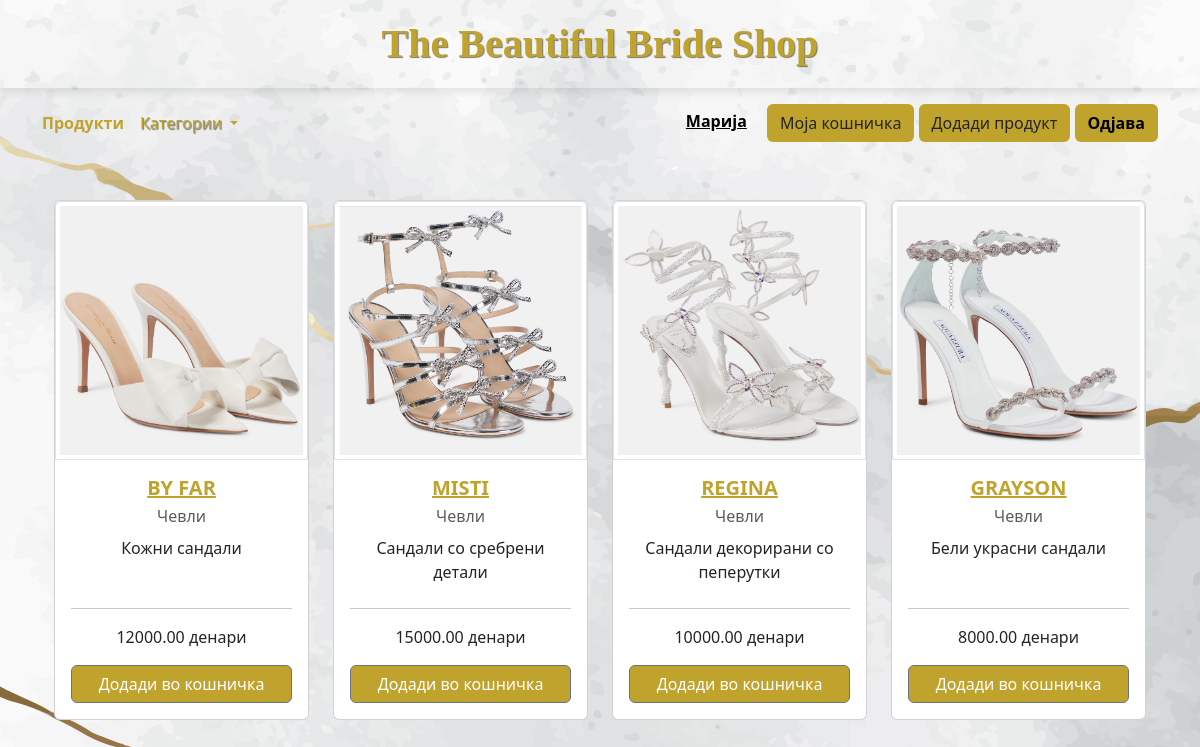
Screenshot of /category/chevli/ (signed in) with the database file from the repository.
### app/models.py (models this page shows, shortened)
class UserInformation(models.Model):
    user = models.OneToOneField(to=User, on_delete=models.CASCADE)
    address = models.CharField(max_length=255)
    phone_number = models.CharField(max_length=255)
    email = models.EmailField(max_length=255)
    nickname = models.CharField(max_length=255)
    class Meta:
        verbose_name_plural = "User's information"

class Product(models.Model):
    name = models.CharField(max_length=255)
    description = models.TextField()
    price = models.DecimalField(
        max_digits=10, decimal_places=2, validators=[MinValueValidator(0.01)]
    )
    image = models.ImageField(upload_to="products/")
    category = models.ForeignKey(to=Category, on_delete=models.CASCADE)
    user = models.ForeignKey(to=User, on_delete=models.CASCADE)
    created_at = models.DateTimeField(auto_now_add=True)
    updated_at = models.DateTimeField(auto_now=True)
    slug = models.SlugField(unique=True, blank=True, default="")
    class Meta:
        unique_together = ["user", "slug"]

class Category(models.Model):
    name = models.CharField(max_length=255)
    slug = models.SlugField(unique=True, blank=True, default="")
    class Meta:
        verbose_name_plural = "Categories"
    def __str__(self) -> str:
        return self.name

### app/views.py (the view)
# urls.py: path("category/<str:slug>/", views.category, name="category"),
def category(request: HttpRequest, slug: str) -> HttpResponse:
    context = {
        "categories": get_categories(),
        "products": models.Product.objects.filter(category__slug=slug),
        "category": models.Category.objects.get(slug=slug),
        "info": get_current_user_info(request),
    }
    return render(request, "products.html", context)

### app/views.py (called while the page is built)
def get_current_user_info(request: HttpRequest) -> models.UserInformation | None:
    if not request.user.is_authenticated:
        return None
    try:
        return models.UserInformation.objects.get(user=request.user)  # type: ignore
    except models.UserInformation.DoesNotExist:
        return None

def get_categories() -> list[models.Category]:
    return list(models.Category.objects.all())

### app/templates/products.html (shortened to what this page needs)
{% extends 'home.html' %} {% block content %}
<div class="container text-center">
    <h3>
        <span
            class="text-decoration-underline rounded-pill py-1 px-2 d-inline-block mx-auto"
        >
        </span>
    </h3>
    <div class="row gy-3">
         {% for product in products %}
        <div class="col-12 col-sm-6 col-md-4 col-lg-3">
            {% include 'product.html' %}
        </div>
        {% endfor %}
    </div>
</div>
{% endblock %}

### app/templates/account.html (shortened to what this page needs)
<span class="navbar-text">
    {% if user.is_authenticated %}
    <a href="/profile" class="me-3">{{ info.nickname }}</a>
    <a href="/cart" class="text-decoration-none">
        <button type="button" class="btn" >Моја кошничка</button>
    </a>
    <a href="/admin/app/product/add/" class="text-decoration-none">
        <button type="button" class="btn" style="color-white">
            Додади продукт
        </button>
    </a>
    <button type="button" class="btn">
        <a href="/logout/?next=/" class="text-decoration-none ">Одјава</a>
    </button>
    {% else %}
    <button type="button">
        <a href="/login/?next=/" class="text-decoration-none ">Најава</a>
    </button>
    {% endif %}
</span>

### app/templates/product.html (shortened to what this page needs)
<div class="card" style="height: 65vh">
    <img
        class="img-fluid img-thumbnail h-50 rounded-bottom-0"
        src="{{ product.image.url }}"
        alt="{{ product.name }}"
    />
    <div class="card-body">
        <div class="d-flex flex-column justify-content-begin h-75">
            <h5 class="card-title">
                <a href="/product/{{ product.slug }}">{{ product.name }}</a>
            </h5>
            <p class="card-subtitle text-body-secondary mb-2">
                {{ product.category }}
            </p>
            <p class="card-text">{{ product.description }}</p>
        </div>
        <div class="d-flex flex-column justify-content-end h-25">
                 <hr>
                {{ product.price }} денари
            <button
                id="{{ product.slug }}"
                class="btn btn-secondary rounded add-to-cart"
                data-bs-toggle="tooltip"
                data-bs-trigger="manual"
                data-bs-placement="top"
                data-bs-title="Added to cart!"
                data-bs-target="#added-to-cart"
                type="button"
            >
                {% if not user.is_authenticated %} Најави се за да додаваш во кошничка {% else %}
                Додади во кошничка
                {% endif %}
            </button>
        </div>
    </div>
</div>

### app/templates/home.html (style rules this page uses)
body { background: url('/media/130.jpg'); }

### app/templates/header.html (style rules this page uses)
a { color: #C0A32C; font-weight:bold; }

### app/templates/account.html (style rules this page uses)
.btn { background-color: #C0A32C; }

### rows the page displays
UserInformation: nickname "Марија"
Product: image (picture), name "BY FAR", category "Чевли", description "Кожни сандали", price "12000.00"
Product: image (picture), name "MISTI", category "Чевли", description "Сандали со сребрени детали", price "15000.00"
Product: image (picture), name "REGINA", category "Чевли", description "Сандали декорирани со пеперутки", price "10000.00"
Product: image (picture), name "GRAYSON", category "Чевли", description "Бели украсни сандали", price "8000.00"
